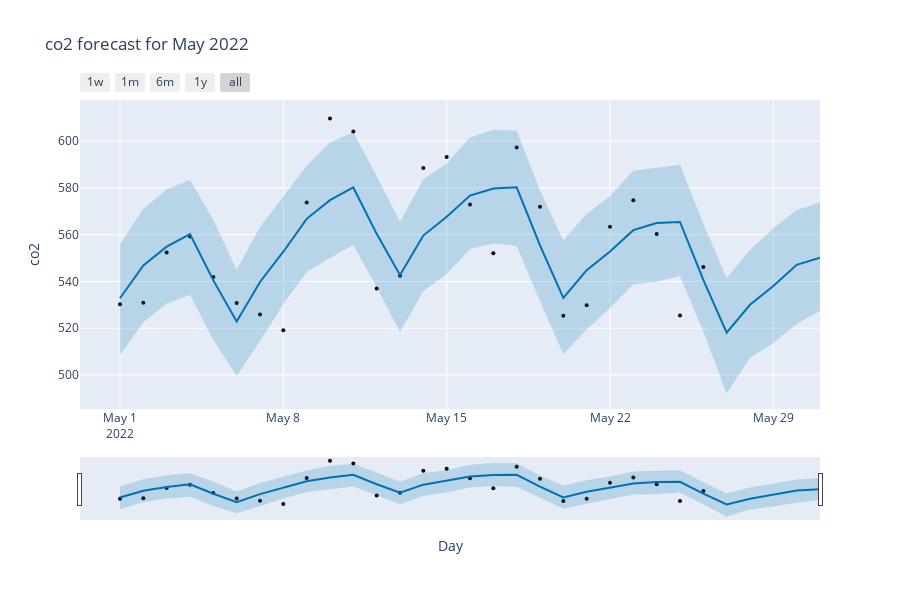

Notebook source saved alongside this figure:
### Code cell
# plot predictions
fig = plot_plotly(m, forecast)
fig.update_layout(
    title=sensor_name + ' forecast for May 2022',
    xaxis_title="Day",
    yaxis_title=sensor_name)
fig.show()
